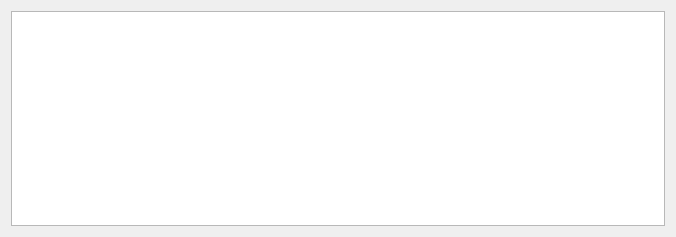
<?xml version="1.0" encoding="UTF-8"?>
<ui version="4.0">
 <class>ConnectionWindow</class>
 <widget class="QWidget" name="ConnectionWindow">
  <property name="geometry">
   <rect>
    <x>0</x>
    <y>0</y>
    <width>676</width>
    <height>237</height>
   </rect>
  </property>
  <property name="windowTitle">
   <string>Connections</string>
  </property>
  <layout class="QGridLayout" name="gridLayout">
   <item row="0" column="0">
    <widget class="QTableView" name="connectionTable"/>
   </item>
  </layout>
 </widget>
 <resources/>
 <connections/>
</ui>
